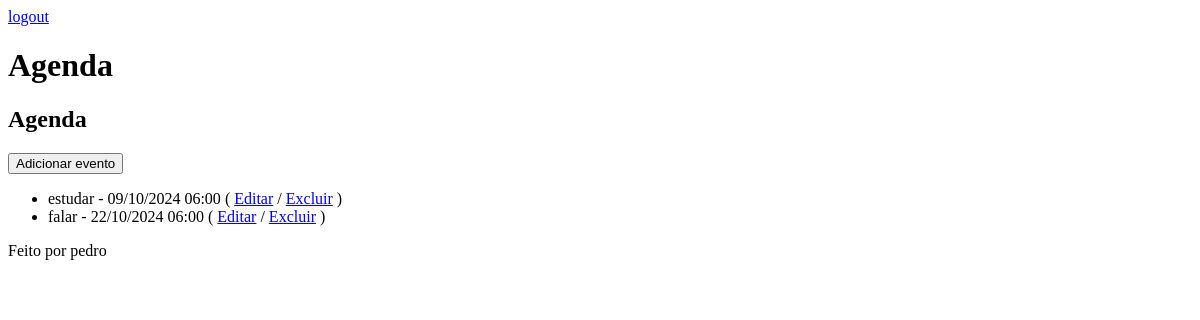
Page /agenda/ (signed in) on the earlier database version.
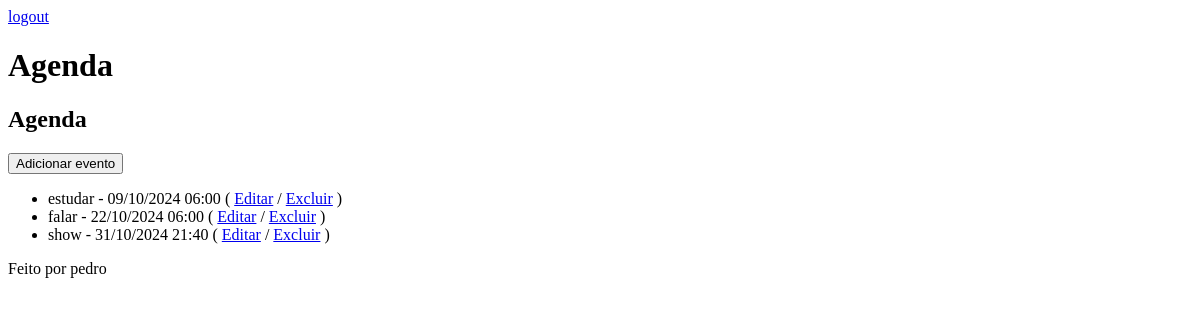
Same page on the later database version.
### core/models.py (models this page shows, shortened)
class Eventos(models.Model):
    titulo = models.CharField(max_length=100)
    descricao = models.TextField(blank=True, null=True)
    data_evento = models.DateTimeField()
    data_criacao = models.DateTimeField(auto_now=True)
    usuario = models.ForeignKey(User, on_delete=models.CASCADE)
    class Meta:
        db_table = 'evento'
    def get_data_evento(self):
        return self.data_evento.strftime('%d/%m/%Y %H:%M')

### core/views.py (the view)
# urls.py: path('agenda/', views.lista_eventos),
@login_required(login_url='/login/')
def lista_eventos(request):
    usuario = request.user
    evento = Eventos.objects.filter(usuario=usuario)
    response = {'eventos':evento}
    return render(request, 'agenda.html', response)

### templates/agenda.html
{% extends "model-page.html" %}
{% block content %}
    <h2>Agenda</h2>
    <a href="evento/">
        <button type="button">Adicionar evento</button>
    </a>
    <ul>
        {% for evento in eventos %}
            <li>
                {{evento.titulo}} - {{evento.get_data_evento}}
                (
                    <a href="evento/?id={{ evento.id }}">Editar</a> /
                    <a href="evento/delete/{{ evento.id }}">Excluir</a>
                )
            </li>
        {% endfor %}
    </ul>
{% endblock %}

### templates/model-page.html
<!DOCTYPE html>
<html lang="en">
<head>
    {% include "model-header.html" %}
</head>
<body>
    {% block content %} {% endblock %}
    {% include "model-footer.html" %}
</body>
</html>

### templates/model-header.html (shortened to what this page needs)
<a href="/logout">logout</a>
<h1>Agenda</h1>

### templates/model-footer.html
<p>Feito por pedro</p>

Differences in the rows shown:
added Eventos: titulo "show", get_data_evento "31/10/2024 21:40"
